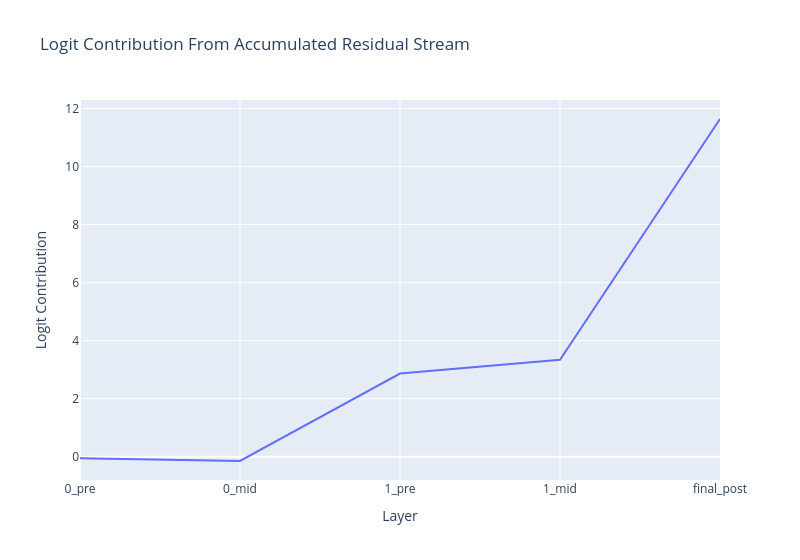

Notebook code cell kept with this figure:
### Code cell
# LogitLens Attribution by component
target_logit_directions = model.W_U[:, answer_tokens].T

accumulated_residual, labels = cache.accumulated_resid(
    layer=-1,
    incl_mid=True,
    pos_slice=-1,
    return_labels=True,
)

logit_lens_logits: Float[Tensor, "component"] = residual_stack_to_logit(
    accumulated_residual,
    cache,
    target_logit_directions,
)

line(
    logit_lens_logits,
    hovermode="x unified",
    title="Logit Contribution From Accumulated Residual Stream",
    labels={"x": "Layer", "y": "Logit Contribution"},
    xaxis_tickvals=labels,
    width=800,
)

### Figure 1 — Plotly figure (JSON) as saved in the notebook; plotly's stock layout.template omitted (floating-point values rounded to 4 significant figures)
{"data": [{"hovertemplate": "Layer=%{x}<br>Logit Contribution=%{y}<extra></extra>", "legendgroup": "", "line": {"color": "#636efa", "dash": "solid"}, "marker": {"symbol": "circle"}, "mode": "lines", "name": "", "orientation": "v", "showlegend": false, "type": "scatter", "x": [0, 1, 2, 3, 4], "xaxis": "x", "y": [-0.04928, -0.1473, 2.868, 3.343, 11.64], "yaxis": "y"}], "layout": {"hovermode": "x unified", "legend": {"tracegroupgap": 0}, "title": {"text": "Logit Contribution From Accumulated Residual Stream"}, "width": 800, "xaxis": {"anchor": "y", "domain": [0, 1], "tickmode": "array", "ticktext": ["0_pre", "0_mid", "1_pre", "1_mid", "final_post"], "tickvals": [0, 1, 2, 3, 4], "title": {"text": "Layer"}}, "yaxis": {"anchor": "x", "domain": [0, 1], "title": {"text": "Logit Contribution"}}}}
